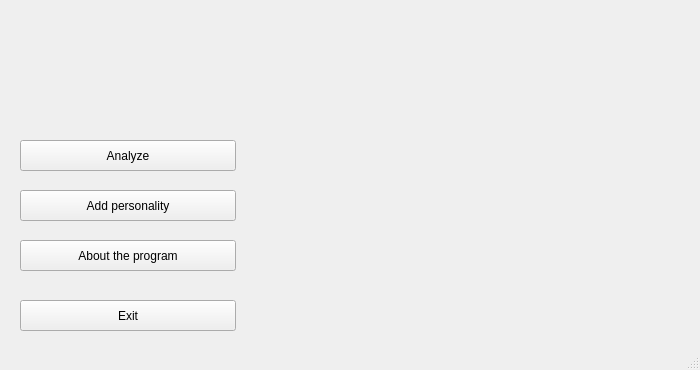
<?xml version="1.0" encoding="UTF-8"?>
<ui version="4.0">
 <class>MainWindow</class>
 <widget class="QMainWindow" name="MainWindow">
  <property name="geometry">
   <rect>
    <x>0</x>
    <y>0</y>
    <width>700</width>
    <height>370</height>
   </rect>
  </property>
  <property name="windowTitle">
   <string>Whois</string>
  </property>
  <widget class="QWidget" name="centralwidget">
   <widget class="QPushButton" name="pushStart">
    <property name="geometry">
     <rect>
      <x>20</x>
      <y>140</y>
      <width>216</width>
      <height>31</height>
     </rect>
    </property>
    <property name="cursor">
     <cursorShape>PointingHandCursor</cursorShape>
    </property>
    <property name="styleSheet">
     <string notr="true">color: rgb(38, 0, 61);
font: 75 12pt &quot;Levenim MT&quot;;
background-color: rgb(234, 245, 237);
border-radius: 2px;
border: 2px solid #26003d;
box-shadow: 4px 4px 4px rgba(8, 8, 8, 0.5)}
QPushButton:hover {background-color: rgba(200, 229, 225, 0.7); 
border: 2px solid #26003d;
</string>
    </property>
    <property name="text">
     <string>Analyze</string>
    </property>
   </widget>
   <widget class="QPushButton" name="pushAddPerson">
    <property name="geometry">
     <rect>
      <x>20</x>
      <y>190</y>
      <width>216</width>
      <height>31</height>
     </rect>
    </property>
    <property name="cursor">
     <cursorShape>PointingHandCursor</cursorShape>
    </property>
    <property name="styleSheet">
     <string notr="true">color: rgb(38, 0, 61);
font: 75 12pt &quot;Levenim MT&quot;;
background-color: rgb(234, 245, 237);
border-radius: 2px;
border: 2px solid #26003d;
box-shadow: 4px 4px 4px rgba(8, 8, 8, 0.5)}
QPushButton:hover {background-color: rgba(200, 229, 225, 0.7); 
border: 2px solid #26003d;
</string>
    </property>
    <property name="text">
     <string>Add personality</string>
    </property>
   </widget>
   <widget class="QPushButton" name="pushAbout">
    <property name="geometry">
     <rect>
      <x>20</x>
      <y>240</y>
      <width>216</width>
      <height>31</height>
     </rect>
    </property>
    <property name="cursor">
     <cursorShape>PointingHandCursor</cursorShape>
    </property>
    <property name="styleSheet">
     <string notr="true">color: rgb(38, 0, 61);
font: 75 12pt &quot;Levenim MT&quot;;
background-color: rgb(234, 245, 237);
border-radius: 2px;
border: 2px solid #26003d;
box-shadow: 4px 4px 4px rgba(8, 8, 8, 0.5)}
QPushButton:hover {background-color: rgba(200, 229, 225, 0.7); 
border: 2px solid #26003d;
</string>
    </property>
    <property name="text">
     <string>About the program</string>
    </property>
   </widget>
   <widget class="QPushButton" name="pushExit">
    <property name="geometry">
     <rect>
      <x>20</x>
      <y>300</y>
      <width>216</width>
      <height>31</height>
     </rect>
    </property>
    <property name="cursor">
     <cursorShape>PointingHandCursor</cursorShape>
    </property>
    <property name="styleSheet">
     <string notr="true">color: rgb(38, 0, 61);
font: 75 12pt &quot;Levenim MT&quot;;
background-color: rgb(234, 245, 237);
border-radius: 2px;
border: 2px solid #26003d;
box-shadow: 4px 4px 4px rgba(8, 8, 8, 0.5)}
QPushButton:hover {background-color: rgba(200, 229, 225, 0.7); 
border: 2px solid #26003d;
</string>
    </property>
    <property name="text">
     <string>Exit</string>
    </property>
   </widget>
  </widget>
  <widget class="QMenuBar" name="menubar">
   <property name="geometry">
    <rect>
     <x>0</x>
     <y>0</y>
     <width>700</width>
     <height>21</height>
    </rect>
   </property>
  </widget>
  <widget class="QStatusBar" name="statusbar"/>
 </widget>
 <resources/>
 <connections/>
</ui>
